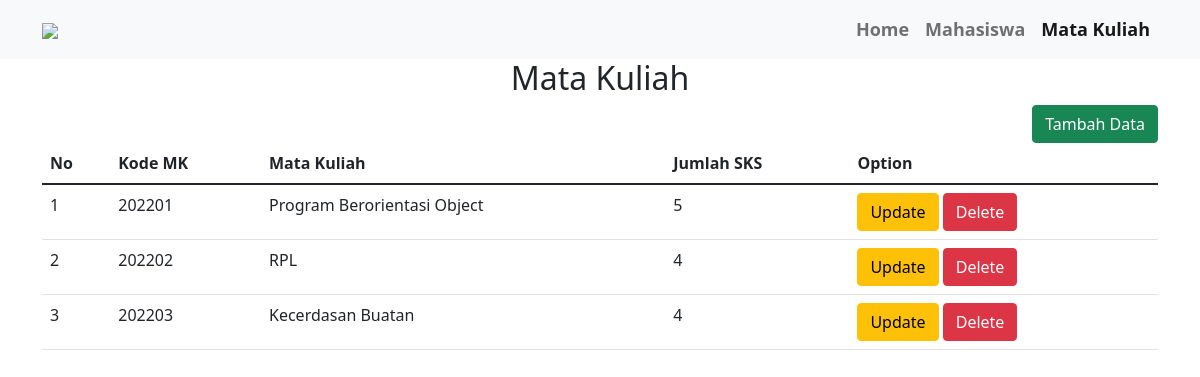
The page /matakuliah/matakuliah.php on the database its author committed.
### tables this page shows
CREATE TABLE `matakuliah` (
  `kodemk` char(6) NOT NULL,
  `nama` varchar(50) NOT NULL,
  `jumlah_sks` int(3) NOT NULL
);

### matakuliah/matakuliah.php (the view, shortened to what this page needs)
<?php
  include "../database/connection.php";
  $koneksi = mysqli_query($conn, "SELECT * FROM matakuliah");
  $datas = [];
  while($row = mysqli_fetch_assoc($koneksi)){
    $datas[] = $row;
  }
?>
<!DOCTYPE html>
<html lang="en">
  <head>
  </head>
  <body>
    <!DOCTYPE html>
    <html lang="en">
      <head>
        <link rel="stylesheet" href="../assets/style.css" />
        <link
          href="https://cdn.jsdelivr.net/npm/bootstrap@5.1.3/dist/css/bootstrap.min.css"
          rel="stylesheet"
        />
      </head>
      <body>
        <nav class="navbar navbar-expand-lg navbar-light bg-light">
          <div class="container">
            <a class="navbar-brand" href="#"
              ><img
                src="https://img.icons8.com/external-flaticons-lineal-flat-icons/64/000000/external-campus-university-flaticons-lineal-flat-icons.png"
            /></a>
            <div class="collapse navbar-collapse" id="navbarNav">
              <ul class="navbar-nav ms-auto">
                <li class="nav-item">
                  <a
                    class="nav-link"
                    aria-current="page"
                    href="../index.php"
                    >Home</a
                  >
                </li>
                <li class="nav-item">
                  <a class="nav-link" href="../mahasiswa/mahasiswa.php">Mahasiswa</a>
                </li>
                <li class="nav-item">
                  <a class="nav-link active" href="matakuliah.php">Mata Kuliah</a>
                </li>
              </ul>
            </div>
          </div>
        </nav>
        <section class="content">
          <div class="container">
            <div class="text-center">
              <h2>Mata Kuliah</h2>
            </div>
            <div class="data">
              <div class="text-end">
                <a href="add_matakuliah.php" class="btn btn-success">
                  Tambah Data
                </a>
              </div>
              <div class="table-responsive">
                <table class="table">
                  <thead>
                    <tr>
                      <th scope="col">No</th>
                      <th scope="col">Kode MK</th>
                      <th scope="col">Mata Kuliah</th>
                      <th scope="col">Jumlah SKS</th>
                      <th scope="col">Option</th>
                    </tr>
                  </thead>
                  <tbody>
                      <?php $no = 1; foreach ($datas as $data) : ?>
                    <tr>
                      <td><?= $no++ ?></td>
                      <td><?= $data['kodemk']; ?></td>
                      <td><?= $data['nama']; ?></td>
                      <td><?= $data['jumlah_sks']; ?></td>
                      <td>
                        <a href="edit_matakuliah.php?kodemk=<?=$data['kodemk']?>" class="btn btn-warning">Update</a>
                        <a href="proses.php?kodemk=<?= $data['kodemk']?>" onclick="return confirm('yakin ingin dihapus?')" class="btn btn-danger">Delete</a>
                      </td>
                    </tr>
                    <?php endforeach; ?>
                  </tbody>
                </table>
              </div>
            </div>
          </div>
        </section>
      </body>
    </html>
  </body>
</html>

### assets/style.css (style rules this page uses)
body { font-weight: 800; }
h2 { font-weight: 700; }
:root { --primary-color: #3476e7; --secondary-color: #5e91e9; --third-color: #f98169; --white-color: #fff; --text-color: #555; --text-grey: #999; --black-color: #000; --primary-font: "poppins", sans-serif; }
a, a:hover { text-decoration: none; }
body { font-family: var(--primary-font); font-size: 100%; font-weight: 400; }
.navbar .nav-item .nav-link { font-size: 18px; font-weight: 600; color: var(--text-color); }

### rows shown on the page
matakuliah: kodemk "202201", nama "Program Berorientasi Object", jumlah_sks "5"
matakuliah: kodemk "202202", nama "RPL", jumlah_sks "4"
matakuliah: kodemk "202203", nama "Kecerdasan Buatan", jumlah_sks "4"
